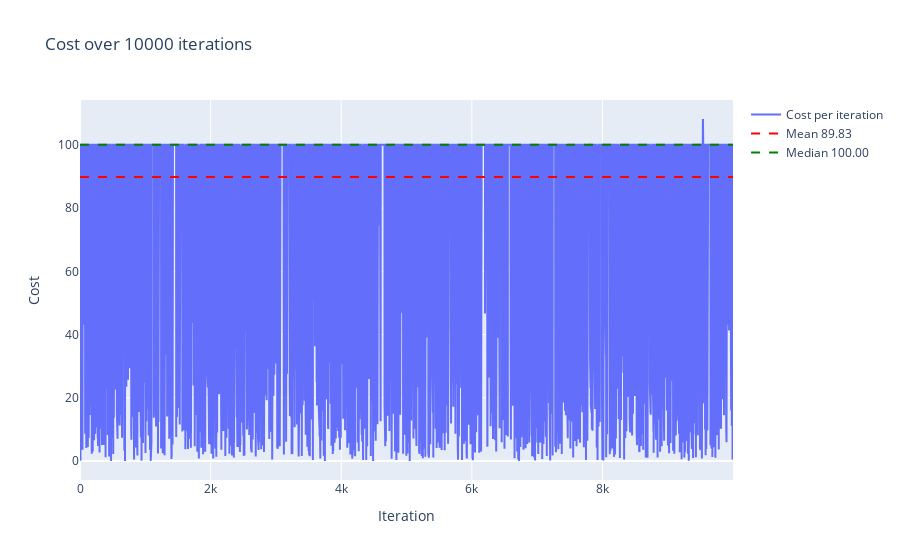
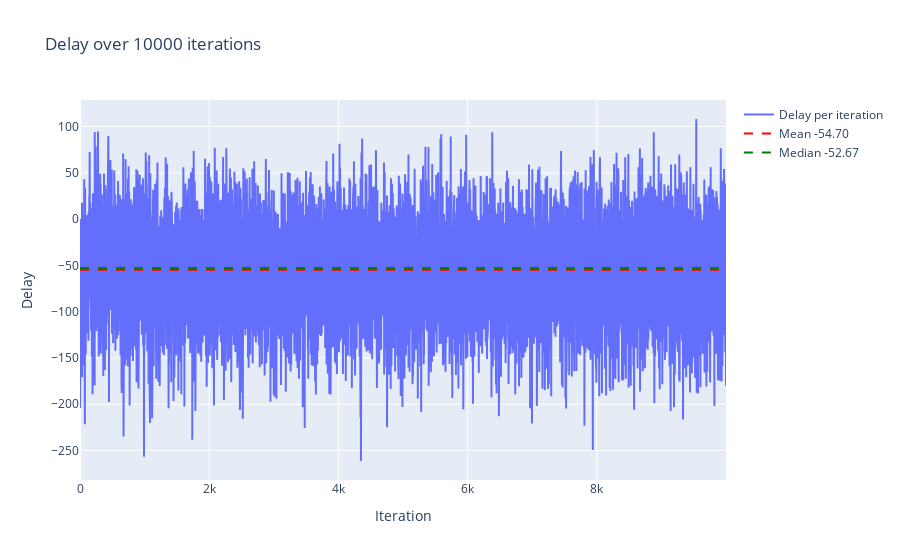

Write notebook code for charts like these, in order.
### Code cell
gamma_shape = 4
gamma_scale = 2
N = 40
late_penalty = 100
waiting_charge = 1
costs = []
delays = []
for _ in range(10000):
    intervals = np.random.gamma(shape=4, scale=2, size=N+n)
    first_n = intervals[:n]
    dic = {'N': [N], 'late_penality': [late_penalty], 'waiting_charge': [waiting_charge]}
    for i in range(1, n + 1):
        dic[f'a{i}'] = [first_n[i - 1]]
    predicted_time = model.predict(pd.DataFrame(dic))[0] - 10
    actual_time = methods.cal_actual_time(n=n, intervals=intervals)
    cost = methods.cal_cost(c=late_penalty, h=waiting_charge, actual_time=actual_time, predicted_time=predicted_time)
    costs.append(cost)
    delays.append(actual_time - predicted_time)
methods.plot_plotly(data=costs, data_label='Cost')
methods.plot_plotly(data=delays, data_label='Delay')

### Figure 1 — Plotly figure (JSON) as saved in the notebook; plotly's stock layout.template omitted (floating-point values rounded to 4 significant figures; data arrays with more than 128 entries replaced by an {"elided": "..."} marker saying what was removed)
{"data": [{"mode": "lines", "name": "Cost per iteration", "type": "scatter", "y": {"elided": "10000 float values"}}, {"line": {"color": "red", "dash": "dash"}, "mode": "lines", "name": "Mean 89.83", "type": "scatter", "x": [0, 9999], "y": [89.83, 89.83]}, {"line": {"color": "green", "dash": "dash"}, "mode": "lines", "name": "Median 100.00", "type": "scatter", "x": [0, 9999], "y": [100, 100]}], "layout": {"title": {"text": "Cost over 10000 iterations"}, "xaxis": {"title": {"text": "Iteration"}}, "yaxis": {"title": {"text": "Cost"}}}}

### Figure 2 — Plotly figure (JSON) as saved in the notebook; plotly's stock layout.template omitted (floating-point values rounded to 4 significant figures; data arrays with more than 128 entries replaced by an {"elided": "..."} marker saying what was removed)
{"data": [{"mode": "lines", "name": "Delay per iteration", "type": "scatter", "y": {"elided": "10000 float values"}}, {"line": {"color": "red", "dash": "dash"}, "mode": "lines", "name": "Mean -54.70", "type": "scatter", "x": [0, 9999], "y": [-54.7, -54.7]}, {"line": {"color": "green", "dash": "dash"}, "mode": "lines", "name": "Median -52.67", "type": "scatter", "x": [0, 9999], "y": [-52.67, -52.67]}], "layout": {"title": {"text": "Delay over 10000 iterations"}, "xaxis": {"title": {"text": "Iteration"}}, "yaxis": {"title": {"text": "Delay"}}}}
